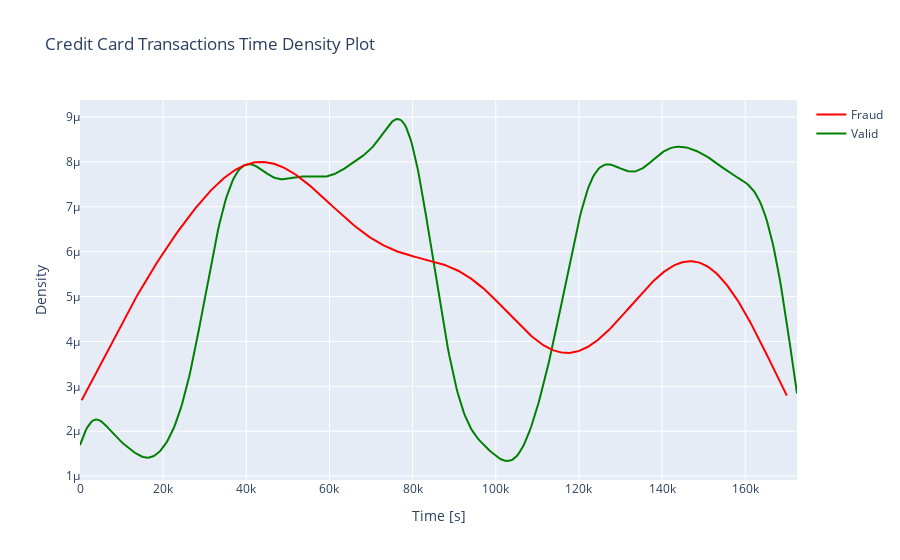

Notebook code for this chart:
### Markdown cell above
#### Density plots and histograms of transactions (fraud and not) over time

### Code cell
# Extract 'Time' data for each class
class_0 = df_modified.loc[df_modified['Class'] == 0]["Time"]
class_1 = df_modified.loc[df_modified['Class'] == 1]["Time"]

# Prepare data for the distribution plot
hist_data = [class_0, class_1]
group_labels = ['Valid', 'Fraud']

# Create the distribution plot
fig = ff.create_distplot(hist_data, group_labels, show_hist=False, show_rug=False)
fig.update_layout(title='Credit Card Transactions Time Density Plot',
                  xaxis_title='Time [s]',
                  yaxis_title='Density')

# Change colors of the KDE lines for each class
colors = ['green', 'red']
for i, data in enumerate(fig.data):
    fig.data[i].line.color = colors[i]

# Display the plot
pyo.iplot(fig)

### Figure 1 — Plotly figure (JSON) as saved in the notebook; plotly's stock layout.template omitted (floating-point values rounded to 4 significant figures; data arrays with more than 128 entries replaced by an {"elided": "..."} marker saying what was removed)
{"data": [{"legendgroup": "Valid", "line": {"color": "green"}, "marker": {"color": "rgb(31, 119, 180)"}, "mode": "lines", "name": "Valid", "showlegend": true, "type": "scatter", "x": {"elided": "500 float values"}, "xaxis": "x", "y": {"elided": "500 float values"}, "yaxis": "y"}, {"legendgroup": "Fraud", "line": {"color": "red"}, "marker": {"color": "rgb(255, 127, 14)"}, "mode": "lines", "name": "Fraud", "showlegend": true, "type": "scatter", "x": {"elided": "500 float values"}, "xaxis": "x", "y": {"elided": "500 float values"}, "yaxis": "y"}], "layout": {"barmode": "overlay", "hovermode": "closest", "legend": {"traceorder": "reversed"}, "title": {"text": "Credit Card Transactions Time Density Plot"}, "xaxis": {"anchor": "y2", "domain": [0, 1], "title": {"text": "Time [s]"}, "zeroline": false}, "yaxis": {"anchor": "free", "domain": [0, 1], "position": 0, "title": {"text": "Density"}}}}
